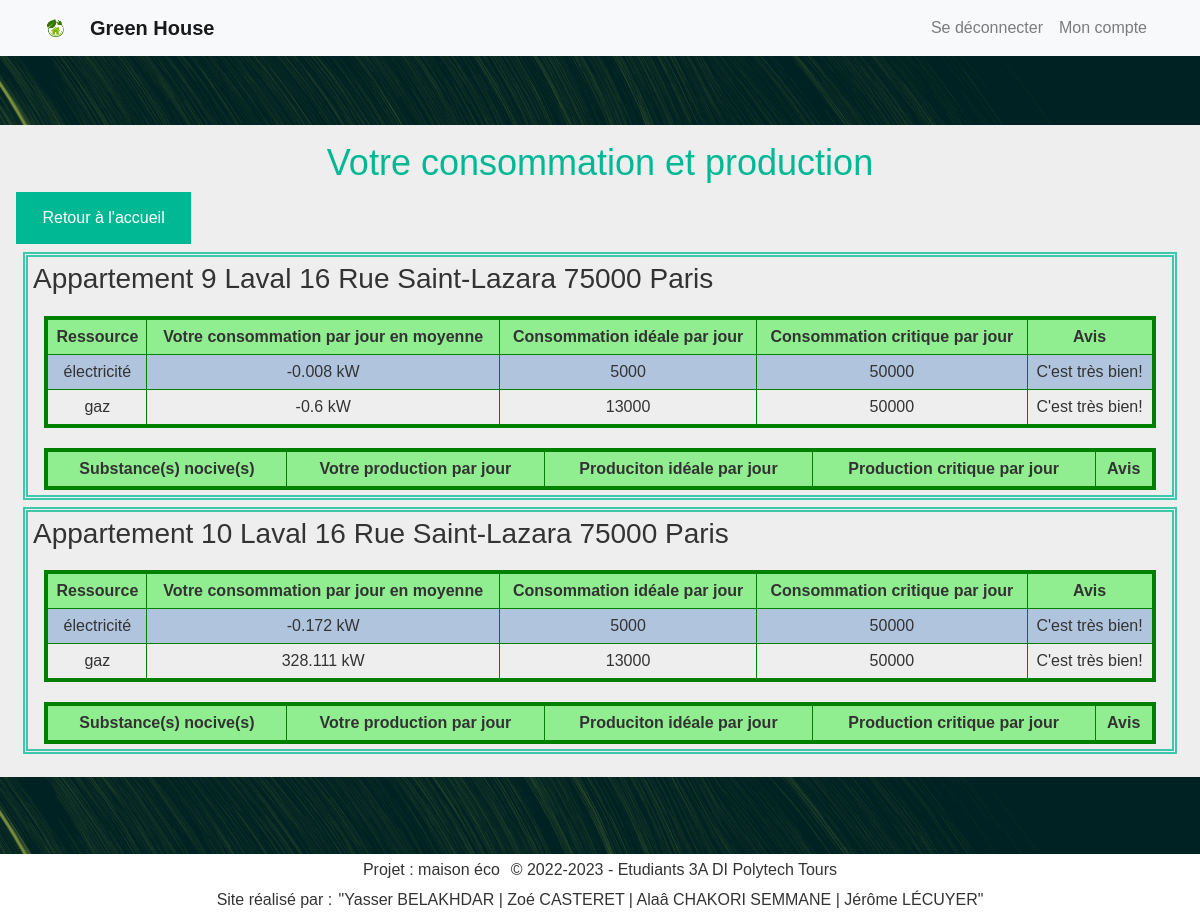
Page /administration/gererConso.php (signed in) on the committed database.
### tables this page shows
CREATE TABLE Appartement(
   idAppartement INT AUTO_INCREMENT,
   numAppart INT,
   degreSecurite INT NOT NULL,
   typeAppart INT NOT NULL,
   idPropriete INT NOT NULL,
   PRIMARY KEY(idAppartement),
   FOREIGN KEY(degreSecurite) REFERENCES TypeSecurite(degreSecurite)
        ON DELETE CASCADE,
   FOREIGN KEY(typeAppart) REFERENCES TypeAppartement(typeAppart)
        ON DELETE CASCADE,
   FOREIGN KEY(idPropriete) REFERENCES Propriete(idPropriete)
        ON DELETE CASCADE
);

CREATE TABLE Appareil(
   idAppareil INT AUTO_INCREMENT,
   nomAppareil VARCHAR(50)  NOT NULL,
   emplacement VARCHAR(200) ,
   idTypeAppareil INT NOT NULL,
   idPiece INT NOT NULL,
   PRIMARY KEY(idAppareil),
   FOREIGN KEY(idTypeAppareil) REFERENCES TypeAppareil(idTypeAppareil)
        ON DELETE CASCADE,
   FOREIGN KEY(idPiece) REFERENCES Piece(idPiece)
        ON DELETE CASCADE
);

### WEB/common/bdd.php (called while the page is built, shortened)
<?php
if (isset($_SESSION['Id']) && !empty($_SESSION['Id'])) {
	$estConnecte = true;
} else {
	$sessionId = null;
	$estConnecte = false;
	$estAdmin = false;
	$Prenom = "";
	$Nom = "";
}

### WEB/administration/gererConso.php (the view, shortened to what this page needs)
<!DOCTYPE html>
 <html lang="fr">
 <head>
    <?php require "../common/header.php"; ?>
    <h2>Votre consommation et production</h2>
    <a href="../Page_accueil/Page_accueil.php" class = "bouton-retour">Retour à l'accueil</a>
    <?php
    $req = 'SELECT idAppartement, numAppart, numeroRue, nomRue, codePostal, nomVille, nomPropriete,
                    DATEDIFF(DATE(datefinprop),DATE(datedebutprop)) AS dayDebutFin,
                    DATEDIFF(DATE(NOW()),DATE(datedebutprop)) AS dayDebutCurrent
            FROM Appartement NATURAL JOIN ProprieteAdresse NATURAL JOIN Proprietaire';
    if (!isset($estAdmin) || $estAdmin != true) {
        $req = "$req WHERE idPersonne = {$_SESSION['Id']}";
    }
    $data = $bdd->query($req);
    foreach ($data as $ligne) {
        echo "<div class=\"appart\">
                <h3>";
        if ($ligne['numAppart'] != NULL) echo "Appartement {$ligne['numAppart']} ";
        if ($ligne['nomPropriete'] != NULL) {
            $nomPropriete = $ligne['nomPropriete'];
            echo "$nomPropriete ";
        }
        echo "{$ligne['numeroRue']} {$ligne['nomRue']} {$ligne['codePostal']} {$ligne['nomVille']}</h3>";
        $req2 = "SELECT idAppareil, libTypeRessource, valCritiqueConsoAppart, valIdealeConsoAppart, quantiteAllume, HOUR(CURRENT_TIME) AS hourCurrent
                FROM TypeRessource NATURAL JOIN Consommer NATURAL JOIN TypeAppareil NATURAL JOIN Appareil NATURAL JOIN Piece
                WHERE idAppartement = {$ligne['idAppartement']}
                GROUP BY libTypeRessource, valCritiqueConsoAppart, valIdealeConsoAppart";
        $data2 = $bdd->query($req2);
        echo "<table>
                <tbody>
                    <tr class=\"titre\">
                        <td>Ressource</td>
                        <td>Votre consommation par jour en moyenne</td>
                        <td>Consommation idéale par jour</td>
                        <td>Consommation critique par jour</td>
                        <td>Avis</td>
                    </tr>";
        foreach ($data2 as $ligne2) {
            $req3 = "SELECT DAY(dateOff) AS dayOff, HOUR(TIME(dateOff)) AS hourOff, DAY(dateOn) AS dayOn, HOUR(TIME(dateOn)) AS hourOn
                    FROM HistoriqueConsommation NATURAL JOIN Appareil
                    WHERE idAppareil = {$ligne2['idAppareil']}";
            $data3 = $bdd->query($req3);
            $somme = 0;
            $jour = 0;
            foreach ($data3 as $ligne3) {
                if ($ligne3['dayOff'] != NULL) {
                    $jour += ($ligne3['dayOff'] - $ligne3['dayOn'])*24;
                    $somme += ($ligne3['hourOff'] - $ligne3['hourOn']);
                }
                else
                    $jour += ($ligne['dayDebutCurrent'] - $ligne3['dayOn'])*24;
                    $somme += ($ligne2['hourCurrent'] - $ligne3['hourOn']);
            }
            $somme = ($somme+$jour)*$ligne2['quantiteAllume'];
            if ($ligne['dayDebutFin'] != NULL) {
                $somme = $somme/((int)$ligne['dayDebutFin']*24);
            }
            else {
                $somme = $somme/((int)$ligne['dayDebutCurrent']*24);
            }
            $libTypeRessource = $ligne2['libTypeRessource'];
            echo "<tr>
                    <td>$libTypeRessource</td>
                    <td>".round($somme,3)." kW</td>
                    <td>{$ligne2['valIdealeConsoAppart']}</td>
                    <td>{$ligne2['valCritiqueConsoAppart']}</td>";
            if ($ligne2['valIdealeConsoAppart']+5 >= $somme) echo "<td class=\"vert\">C'est très bien!</td>";
            else if ($ligne2['valCritiqueConsoAppart']-5 > $somme) echo "<td class=\"orange\">C'est moyen</td>";
            else echo "<td class=\"rouge\">C mauvais!</td>";
            echo "</tr>";
        }
        echo "</tbody>
            </table>";
        echo "<table>
                <tbody>
                    <tr class=\"titre\">
                        <td>Substance(s) nocive(s)</td>
                        <td>Votre production par jour</td>
                        <td>Produciton idéale par jour</td>
                        <td>Production critique par jour</td>
                        <td>Avis</td>
                    </tr>";
        echo "</tbody>
            </table>
            </div>";
    }
    ?>
 </body>
 <?php require "../common/footer.php"; ?>
</html>

### WEB/common/header.php (shortened to what this page needs)
<?php
if (!isset($ROOT)) {
    $ROOT = "../";
}
require_once("main.php");
?>
<link rel="stylesheet" href="https://maxcdn.bootstrapcdn.com/bootstrap/4.0.0/css/bootstrap.min.css">
<link rel='stylesheet' type='text/css' media='screen' href='<?= $ROOT ?>common/style/main.css'>
</head>
<body>
    <nav class="navbar navbar-expand-lg navbar-light bg-light fixed-top">
        <div class="container">
            <img src="<?= $ROOT ?>common/images/Green_house.webp" alt="Green_house" width="20" height="20" style="float:left; margin:0 25px 0 0;" />
            <a class="navbar-brand" href="<?= $ROOT ?>Page_accueil/Page_accueil.php"><b>Green House </b></a>
            <div class="collapse navbar-collapse" id="navbarResponsive">
                <ul class="navbar-nav ml-auto">
                    <?php
                    if (!$estConnecte) {
                        echo "<li class='nav-item'><a class='nav-link' href='{$ROOT}Page_accueil/inscription.php'>S'inscrire</a></li>";
                        echo "<li class='nav-item'><a class='nav-link' href='{$ROOT}Page_accueil/connexion.php'>Se connecter (utilisateur)</a></li>";
                        echo "<li class='nav-item'><a class='nav-link' href='{$ROOT}Page_accueil/connexion_administrateur.php'>Se connecter (admin)</a></li>";
                    } else {
                        echo "<li class='nav-item'><a class='nav-link' href='{$ROOT}Page_accueil/deconnexion.php'>Se déconnecter</a></li>";
                        echo "<li class='nav-item'><a class='nav-link' href='{$ROOT}Page_accueil/gestion_compte.php'>Mon compte</a></li>";
                    }
                    ?>
                </ul>
            </div>
        </div>
    </nav>
    <br><br>
    <div class="vantatopologymin" id="vantatopologymin_1"></div>
    <div class="body">

### WEB/common/footer.php (shortened to what this page needs)
<footer style="background-color: white;">
	<div class="vantatopologymin" id="vantatopologymin_2"></div>
	<div class="footer">
		<div class="flex-together">
			<p>Projet : maison éco</p>&nbsp;
			<p>© 2022-2023 - Etudiants 3A DI Polytech Tours</p>
		</div>
		<div class="flex-together">
			<p>Site réalisé par : </p>
			<p>"Yasser BELAKHDAR | Zoé CASTERET | Alaâ CHAKORI SEMMANE | Jérôme LÉCUYER"</p>
		</div>
	</div>
</footer>

### WEB/common/style/main.css (style rules this page uses)
html { height: 100%; }
body { font-family: Arial, sans-serif; color: #333; background-color: #eee; margin: 0; min-height: 100%; display: flex; flex-direction: column; }
.body { padding: 1em; }
h2 { font-size: 36px; text-align: center; color: #00b894; }
.bouton-retour { display: block; width: 15%; margin: 20px; padding: 12px 20px; }
button, .header-right > a, .bouton, .bouton-retour { background-color: #00b894; color: #fff; padding: 14px 20px; margin: 8px 0; border: none; cursor: pointer; text-align: center; text-decoration: none; }
table { margin: 20px auto auto auto; table-layout: auto; width: 98%; border-collapse: collapse; border: solid green 4px; text-align: center; }
table tr:not(.titre):nth-child(even) { background: lightsteelblue; }
table .titre { font-weight: bold; background: lightgreen; }
table td:not(.ignore) { border: solid green 1px; padding: 5px; }
.appart { border: double #3dc7ab 5px; margin: 7px; padding: 5px; }
footer { margin-top: auto; }
footer > .footer { padding: 0 1em; display: flex; flex-direction: column; justify-content: center; align-items: center; }
footer p { margin: auto 0; padding: 0.2em; }
.flex-together { display: flex; flex-direction: row; flex-wrap: wrap; }
.vantatopologymin { height: 77px; position: unset !important; }

### rows in the picture
appartement: numAppart "9", nomPropriete "Laval", numeroRue "16", nomRue "Rue Saint-Lazara", codePostal "75000", nomVille "Paris"
appareil: libTypeRessource "électricité", somme "-0.008", valIdealeConsoAppart "5000", valCritiqueConsoAppart "50000"
appareil: libTypeRessource "gaz", somme "-0.6", valIdealeConsoAppart "13000", valCritiqueConsoAppart "50000"
appartement: numAppart "10", nomPropriete "Laval", numeroRue "16", nomRue "Rue Saint-Lazara", codePostal "75000", nomVille "Paris"
appareil: libTypeRessource "électricité", somme "-0.172", valIdealeConsoAppart "5000", valCritiqueConsoAppart "50000"
appareil: libTypeRessource "gaz", somme "328.111", valIdealeConsoAppart "13000", valCritiqueConsoAppart "50000"
